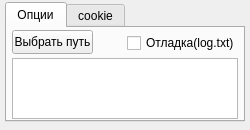
<?xml version="1.0" encoding="UTF-8"?>
<ui version="4.0">
 <class>Browser</class>
 <widget class="QWidget" name="Browser">
  <property name="geometry">
   <rect>
    <x>0</x>
    <y>0</y>
    <width>250</width>
    <height>130</height>
   </rect>
  </property>
  <property name="minimumSize">
   <size>
    <width>250</width>
    <height>130</height>
   </size>
  </property>
  <property name="maximumSize">
   <size>
    <width>250</width>
    <height>130</height>
   </size>
  </property>
  <property name="sizeIncrement">
   <size>
    <width>0</width>
    <height>0</height>
   </size>
  </property>
  <property name="baseSize">
   <size>
    <width>250</width>
    <height>130</height>
   </size>
  </property>
  <property name="windowTitle">
   <string>Настройки</string>
  </property>
  <property name="windowIcon">
   <iconset theme="QIcon::ThemeIcon::DocumentProperties"/>
  </property>
  <widget class="QTabWidget" name="tabWidget">
   <property name="geometry">
    <rect>
     <x>5</x>
     <y>2</y>
     <width>240</width>
     <height>120</height>
    </rect>
   </property>
   <property name="minimumSize">
    <size>
     <width>240</width>
     <height>120</height>
    </size>
   </property>
   <property name="maximumSize">
    <size>
     <width>240</width>
     <height>120</height>
    </size>
   </property>
   <property name="currentIndex">
    <number>0</number>
   </property>
   <widget class="QWidget" name="tab1">
    <attribute name="title">
     <string>Опции</string>
    </attribute>
    <widget class="QPushButton" name="pathbutton">
     <property name="geometry">
      <rect>
       <x>5</x>
       <y>2</y>
       <width>81</width>
       <height>24</height>
      </rect>
     </property>
     <property name="text">
      <string>Выбрать путь</string>
     </property>
    </widget>
    <widget class="QTextBrowser" name="PathL">
     <property name="geometry">
      <rect>
       <x>5</x>
       <y>30</y>
       <width>226</width>
       <height>61</height>
      </rect>
     </property>
     <property name="markdown">
      <string/>
     </property>
     <property name="html">
      <string>&lt;!DOCTYPE HTML PUBLIC &quot;-//W3C//DTD HTML 4.0//EN&quot; &quot;http://www.w3.org/TR/REC-html40/strict.dtd&quot;&gt;
&lt;html&gt;&lt;head&gt;&lt;meta name=&quot;qrichtext&quot; content=&quot;1&quot; /&gt;&lt;meta charset=&quot;utf-8&quot; /&gt;&lt;style type=&quot;text/css&quot;&gt;
p, li { white-space: pre-wrap; }
hr { height: 1px; border-width: 0; }
li.unchecked::marker { content: &quot;\2610&quot;; }
li.checked::marker { content: &quot;\2612&quot;; }
&lt;/style&gt;&lt;/head&gt;&lt;body style=&quot; font-family:'Segoe UI'; font-size:9pt; font-weight:400; font-style:normal;&quot;&gt;
&lt;p style=&quot;-qt-paragraph-type:empty; margin-top:0px; margin-bottom:0px; margin-left:0px; margin-right:0px; -qt-block-indent:0; text-indent:0px;&quot;&gt;&lt;br /&gt;&lt;/p&gt;&lt;/body&gt;&lt;/html&gt;</string>
     </property>
    </widget>
    <widget class="QCheckBox" name="checkBox_2">
     <property name="geometry">
      <rect>
       <x>120</x>
       <y>5</y>
       <width>111</width>
       <height>20</height>
      </rect>
     </property>
     <property name="text">
      <string>Отладка(log.txt)</string>
     </property>
    </widget>
   </widget>
   <widget class="QWidget" name="cookies">
    <attribute name="title">
     <string>cookie</string>
    </attribute>
    <widget class="QRadioButton" name="Firefox">
     <property name="enabled">
      <bool>true</bool>
     </property>
     <property name="geometry">
      <rect>
       <x>5</x>
       <y>20</y>
       <width>65</width>
       <height>20</height>
      </rect>
     </property>
     <property name="font">
      <font>
       <family>Cambria</family>
       <pointsize>10</pointsize>
      </font>
     </property>
     <property name="text">
      <string>Firefox</string>
     </property>
     <property name="checked">
      <bool>true</bool>
     </property>
    </widget>
    <widget class="QRadioButton" name="Opera">
     <property name="geometry">
      <rect>
       <x>5</x>
       <y>40</y>
       <width>65</width>
       <height>20</height>
      </rect>
     </property>
     <property name="font">
      <font>
       <family>Cambria</family>
       <pointsize>10</pointsize>
      </font>
     </property>
     <property name="text">
      <string>Opera</string>
     </property>
    </widget>
    <widget class="QRadioButton" name="Chrome">
     <property name="geometry">
      <rect>
       <x>5</x>
       <y>60</y>
       <width>70</width>
       <height>20</height>
      </rect>
     </property>
     <property name="font">
      <font>
       <family>Cambria</family>
       <pointsize>10</pointsize>
      </font>
     </property>
     <property name="text">
      <string>Chrome</string>
     </property>
    </widget>
    <widget class="QRadioButton" name="Chromium">
     <property name="geometry">
      <rect>
       <x>80</x>
       <y>60</y>
       <width>90</width>
       <height>20</height>
      </rect>
     </property>
     <property name="font">
      <font>
       <family>Cambria</family>
       <pointsize>10</pointsize>
      </font>
     </property>
     <property name="text">
      <string>Chromium</string>
     </property>
    </widget>
    <widget class="QRadioButton" name="Edge">
     <property name="geometry">
      <rect>
       <x>80</x>
       <y>20</y>
       <width>60</width>
       <height>20</height>
      </rect>
     </property>
     <property name="font">
      <font>
       <family>Cambria</family>
       <pointsize>10</pointsize>
      </font>
     </property>
     <property name="text">
      <string>Edge</string>
     </property>
    </widget>
    <widget class="QRadioButton" name="Safari">
     <property name="geometry">
      <rect>
       <x>80</x>
       <y>40</y>
       <width>60</width>
       <height>20</height>
      </rect>
     </property>
     <property name="font">
      <font>
       <family>Cambria</family>
       <pointsize>10</pointsize>
      </font>
     </property>
     <property name="text">
      <string>Safari</string>
     </property>
    </widget>
    <widget class="QRadioButton" name="Vivaldi">
     <property name="geometry">
      <rect>
       <x>170</x>
       <y>40</y>
       <width>90</width>
       <height>20</height>
      </rect>
     </property>
     <property name="font">
      <font>
       <family>Cambria</family>
       <pointsize>10</pointsize>
      </font>
     </property>
     <property name="text">
      <string>Vivaldi</string>
     </property>
    </widget>
    <widget class="QRadioButton" name="Brave">
     <property name="geometry">
      <rect>
       <x>170</x>
       <y>60</y>
       <width>90</width>
       <height>20</height>
      </rect>
     </property>
     <property name="font">
      <font>
       <family>Cambria</family>
       <pointsize>10</pointsize>
      </font>
     </property>
     <property name="text">
      <string>Brave</string>
     </property>
     <property name="checked">
      <bool>false</bool>
     </property>
    </widget>
    <widget class="QRadioButton" name="Whale">
     <property name="geometry">
      <rect>
       <x>170</x>
       <y>20</y>
       <width>90</width>
       <height>20</height>
      </rect>
     </property>
     <property name="font">
      <font>
       <family>Cambria</family>
       <pointsize>10</pointsize>
      </font>
     </property>
     <property name="text">
      <string>Whale</string>
     </property>
    </widget>
    <widget class="QCheckBox" name="checkBox">
     <property name="geometry">
      <rect>
       <x>5</x>
       <y>0</y>
       <width>81</width>
       <height>20</height>
      </rect>
     </property>
     <property name="text">
      <string>Включены</string>
     </property>
     <property name="checked">
      <bool>false</bool>
     </property>
     <property name="tristate">
      <bool>false</bool>
     </property>
    </widget>
   </widget>
  </widget>
 </widget>
 <resources/>
 <connections/>
</ui>
